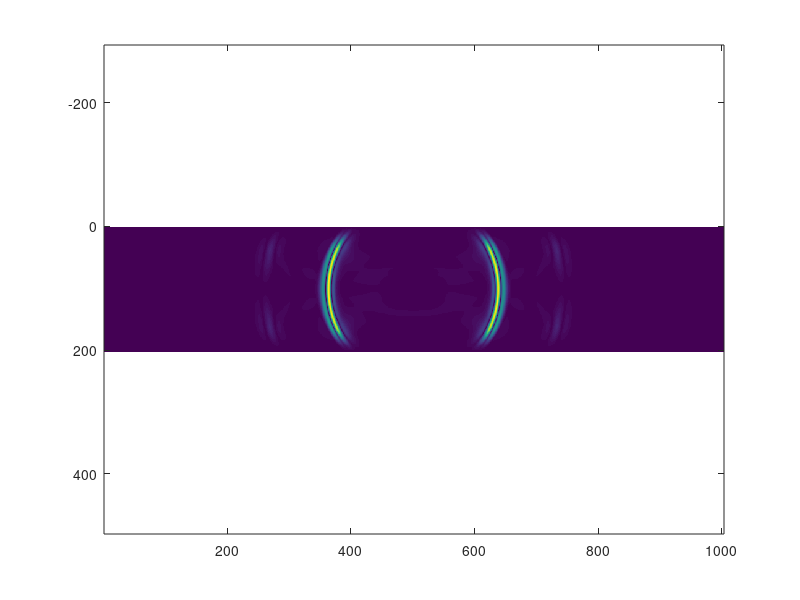

The MATLAB script that drew this image:
% Simple FDTD seismic wave propagation in 2D elastic isotropic medium 
% surrounded by simple sponge boundaries with exponential decay 
% (Cerjan, 1985).
%
% We solve wave equation in time domain and displacement formulation
% getting wavefield in terms of displacement vector [ux, uz].
%
% Elastic medium is parametrized by Lame parameters and density, we show
% Courant condition and number of points per wavelength prior running %
% loop over time steps.
%
% Conventional FD star-stencils deliver accuracy O(2,2)
% [1 -2 1]/dx2 and [1 -1 -1 1]/4dxdz
% --------------------------------------------------------------
% The code is intentionally writen in a single file
% to simplify start up.
%
% The program does not save any files, add such option manually if needed.
%
% The goal is to provide a simple example of wave propagation
% in elastic medium.
%
% --------------------------------------------------------------
% Oleg Ovcharenko and Vladimir Kazei, 2018
% oleg.ovcharenko@kaust.edu.sa
% vladimir.kazei@kaust.edu.sa
%
% King Abdullah University of Science and Technology
% Thuwal, Saudi Arabia
% --------------------------------------------------------------

close all;
clear all;

% Output periodicity in time steps
IT_DISPLAY = 100;

%% MODEL
% Model dimensions, [m]
% zmax = 2000.0;
% xmax = 2000.0;
% xmin = 0.0;
% zmin = 0.0;

% Grid dimensions
nx = 1001;
nz = 201;

dx = 10;
dz = dx;

% Elastic parameters
vp = 3300.0 * ones(nz, nx);         % velocity of compressional waves, [m/s]
vs = vp / 1.732;                    % velocity of shear waves, [m/s]
rho = 2800.0 * ones(size(vp));      % density, [kg/m3]

% % Uncomment below to load Marmousi II benchmark model
% load('./data/marmousi_ii_all_1_25m.mat')
% krefine = 0.1;
% vp = imresize(vp, krefine);
% vs = imresize(vs, krefine);
% rho = imresize(rho, krefine) * 1000;
% xmax = 1000 * xmax * krefine;
% zmax = 1000 * zmax * krefine;
% dx = 2 * 1000 * dx * krefine;
% dz = 2 * 1000 * dz * krefine;
% [nz, nx] = size(vp);

% Grid step, [m]
% dx = (xmax-xmin)/(nx-1);
% dz = (zmax-zmin)/(nz-1);

% Lame parameters
lam = rho.*(vp.^2 - 2*vs.^2);    % first Lame parameter
mu = rho.*vs.^2;                   % shear modulus, [N/m2]

%% TIME STEPPING
t_total = 1.;                      % [sec] recording duration
dt = 1/(max(vp(:)) * sqrt(1.0/dx^2 + 1.0/dz^2));
nt = round(t_total/dt);             % number of time steps
t = [0:nt]*dt;

%% SOURCE
f0 = 10.0;                          % dominant frequency of the wavelet
t0 = 1.20 / f0;                     % excitation time
factor = 1e10;                      % amplitude coefficient
angle_force = 90.0;                 % spatial orientation

jsrc = round(nz/2);                 % source location along OZ
isrc = round(nx/2);                 % source location along OX

deg2rad = pi / 180.d0;              % convet degrees to radians
a = pi*pi*f0*f0;
dt2rho_src = dt^2/rho(jsrc, isrc);
%     source_term = factor * exp(-a*(t-t0)^2);                             % Gaussian
%     source_term =  -factor*2.0*a*(t-t0)*exp(-a*(t-t0)^2);                % First derivative of a Gaussian:
source_term = -factor * (1.0 - 2.0*a*(t-t0).^2).*exp(-a*(t-t0).^2);        % Ricker source time function (second derivative of a Gaussian):

force_x = sin(angle_force * deg2rad) * source_term * dt2rho_src;
force_z = cos(angle_force * deg2rad) * source_term * dt2rho_src;

%% ABSORBING BOUNDARY (ABS)
abs_thick = min(floor(0.20*nx), floor(0.20*nz));         % thicknes of the layer
abs_rate = 0.3/abs_thick;      % decay rate

lmargin = [abs_thick abs_thick];
rmargin = lmargin;
weights = ones(nz+2,nx+2);
for iz = 1:nz+2
    for ix = 1:nx+2
        i = 0;
        j = 0;
        k = 0;
        if (ix < lmargin(1) + 1)
            i = lmargin(1) + 1 - ix;
        end
        if (iz < lmargin(2) + 1)
            k = lmargin(2) + 1 - iz;
        end
        if (nx - rmargin(1) < ix)
            i = ix - nx + rmargin(1);
        end
        if (nz - rmargin(2) < iz)
            k = iz - nz + rmargin(2);
        end
        if (i == 0 && j == 0 && k == 0)
            continue
        end
        rr = abs_rate * abs_rate * double(i*i + j*j + k*k );
        weights(iz,ix) = exp(-rr);
    end
end

%% SUMMARY
fprintf('#################################################\n');
fprintf('2D elastic FDTD seismic wave propagation in \ndisplacement formulation with Cerjan(1985) \nboundary conditions\n');
fprintf('#################################################\n');
fprintf('Model:\n\t%dx%d\tgrid\n\t%.1fx%.1f\tdx[m]\n',nx, nz, dx,dz);
fprintf('\t%.2fx%.2f\t[km]\n',nx*dx/1000, nz*dz/1000);
fprintf('\t%.2f...%.2f\t[km/s] vp\n', min(vp(:)), max(vp(:)));
fprintf('\t%.2f...%.2f\t[km/s] vs\n', min(vs(:)), max(vs(:)));
fprintf('\t%.2f...%.2f\t[kg/m3] rho\n', min(rho(:)), max(rho(:)));
fprintf('Other:\n\t%.2f\tCFL number\n', max(vp(:))*dt * sqrt(1.0/dx^2 + 1.0/dz^2));
fprintf('\t%.2f\t[m] shortest wavelength\n\t%d, %d\t PPWavelength OX, OZ\n', min(vp(:))/f0, floor(min(vp(:))/f0/dx), floor(min(vp(:))/f0/dz));

%% ALLOCATE MEMORY FOR WAVEFIELD
ux3 = zeros(nz+2,nx+2);            % Wavefields at t
uz3 = zeros(nz+2,nx+2);            
ux2 = zeros(nz+2,nx+2);            % Wavefields at t-1
uz2 = zeros(nz+2,nx+2);            
ux1 = zeros(nz+2,nx+2);            % Wavefields at t-2
uz1 = zeros(nz+2,nx+2);            

% Coefficients for derivatives
co_dxx = 1/dx^2;
co_dzz = 1/dz^2; 
co_dxz = 1/(4.0 * dx * dz);
co_dzx = 1/(4.0 * dx * dz);

dt2rho=(dt^2)./rho;
lam_2mu = lam + 2 * mu;

%% Loop over TIME
tic;
for it = 1:nt                       
    ux3 = zeros(size(ux2));              
    uz3 = zeros(size(uz2));
    % Second-order derivatives
    % Ux
    dux_dxx = co_dxx * (ux2(1:end-2,2:end-1) - 2*ux2(2:end-1,2:end-1) + ux2(3:end,2:end-1));
    dux_dzz = co_dzz * (ux2(2:end-1,1:end-2) - 2*ux2(2:end-1,2:end-1) + ux2(2:end-1,3:end));
    dux_dxz = co_dxz * (ux2(3:end,1:end-2) - ux2(3:end,3:end) ...
                      - ux2(1:end-2,1:end-2) + ux2(1:end-2,3:end));
    dux_dzx = co_dzx * (ux2(3:end,1:end-2) - ux2(3:end,3:end) ...
                      - ux2(1:end-2,1:end-2) + ux2(1:end-2,3:end));
    % Uz             
    duz_dxx = co_dxx * (uz2(1:end-2,2:end-1) - 2*uz2(2:end-1,2:end-1) + uz2(3:end,2:end-1));
    duz_dzz = co_dzz * (uz2(2:end-1,1:end-2) - 2*uz2(2:end-1,2:end-1) + uz2(2:end-1,3:end));
    duz_dxz = co_dxz * (uz2(3:end,1:end-2) - uz2(3:end,3:end) ...
                      - uz2(1:end-2,1:end-2) + uz2(1:end-2,3:end));
    duz_dzx = co_dzx * (uz2(3:end,1:end-2) - uz2(3:end,3:end) ...
                      - uz2(1:end-2,1:end-2) + uz2(1:end-2,3:end));
    % Stress G             
    sigmas_ux = lam_2mu .* dux_dxx + lam .* duz_dzx + mu .* (dux_dzz + duz_dxz);
    sigmas_uz = mu .* (dux_dzx + duz_dxx) + lam .* dux_dxz + lam_2mu .* duz_dzz;
    % U(t) = 2*U(t-1) - U(t-2) + G dt2/rho;
    ux3(2:end-1,2:end-1) = 2.0*ux2(2:end-1,2:end-1) - ux1(2:end-1,2:end-1) + sigmas_ux.*dt2rho;
    uz3(2:end-1,2:end-1) = 2.0*uz2(2:end-1,2:end-1) - uz1(2:end-1,2:end-1) + sigmas_uz.*dt2rho;
    % Add source term
    ux3(jsrc, isrc) = ux3(jsrc, isrc) + force_x(it);
    uz3(jsrc, isrc) = uz3(jsrc, isrc) + force_z(it);
    % Absorbing boundaries
    ux3 = ux3 .* weights;
    ux2 = ux2 .* weights;
    uz3 = uz3 .* weights;
    uz2 = uz2 .* weights;
    % Exchange data between t-2 (1), t-1 (2) and t (3)
    ux1 = ux2;
    ux2 = ux3;
    uz1 = uz2;
    uz2 = uz3;
    % Output
    if mod(it,IT_DISPLAY) == 0
        tc = single((it-1)*dt);
        fprintf('Time step: %d \t %.4f s\n',it, single(tc));
        u=sqrt(ux3.^2 + uz3.^2); imagesc(u);  
        %colorbar; colormap jet; 
%         title(['Step = ',num2str(it),' Time: ',sprintf('%.4f',tc),' sec']);
%         xlabel('m'); ylabel('m');
        axis equal tight; 
        drawnow;
    end
end
toc;
disp('End');
